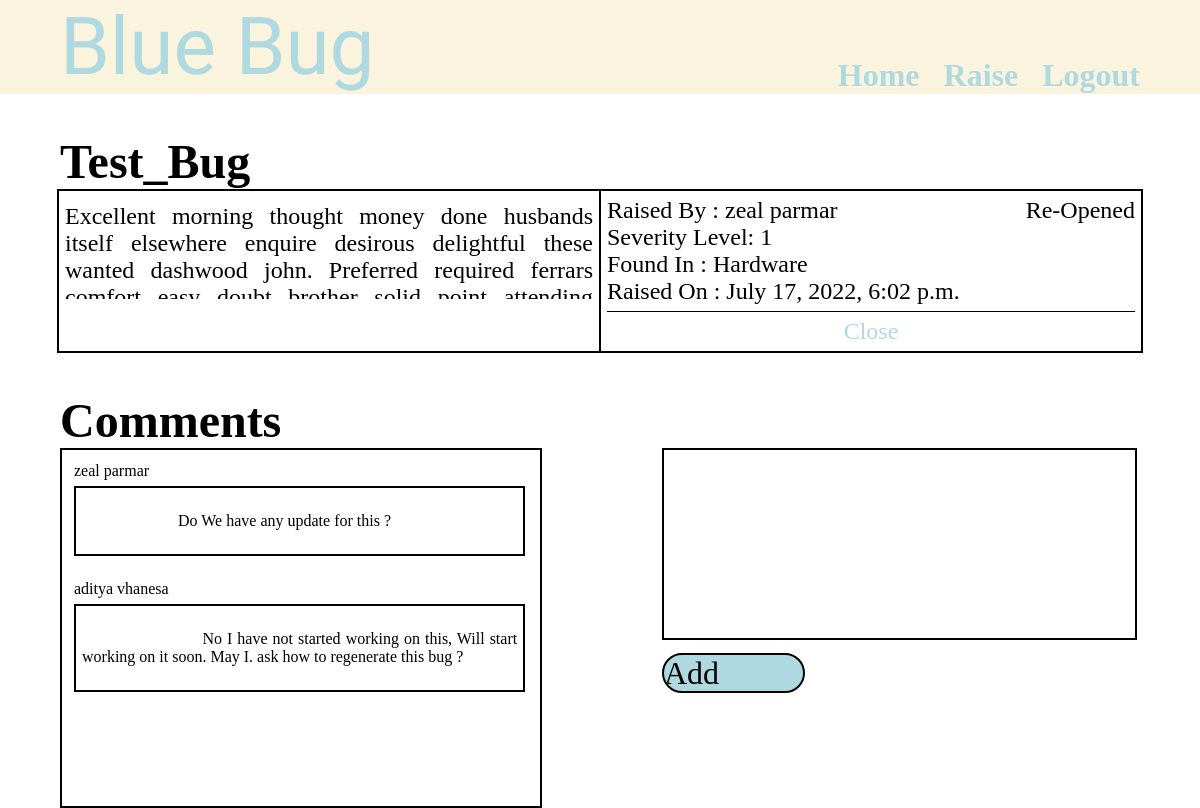
The page /bug/comment/6 on the database its author committed.
### bug/models.py (models this page shows, shortened)
class Bugs(models.Model):
    title = models.TextField()
    description = models.TextField()
    status = models.CharField(max_length=50, default='open')
    found_in = models.CharField(max_length=50)
    severity_level = models.CharField(max_length=50, default="LEVEL - 3")
    closed_by = models.ForeignKey(User, on_delete=models.CASCADE, related_name='closed_by', null=True)
    raised_by = models.ForeignKey(User, on_delete=models.CASCADE, related_name='raised_by')
    closed_at = models.DateTimeField(null=True)
    created_at = models.DateTimeField(auto_now_add=True)
    updated_at = models.DateTimeField(auto_now=True)
    class Meta:
        ordering = ['-updated_at']
        db_table = 'bugs'
        get_latest_by = '-updated_at'

class Posts(models.Model):
    comment = models.TextField()
    user = models.ForeignKey(User, on_delete=models.CASCADE)
    bug = models.ForeignKey(Bugs, on_delete=models.CASCADE)
    created_at = models.DateTimeField(auto_now_add=True)
    updated_at = models.DateTimeField(auto_now=True)
    class Meta:
        ordering = ['updated_at']
        db_table = 'posts'
        get_latest_by = 'updated_at'
    def __str__(self):
        return f"Linked to Bug {self.bug_id}"

### bug/views.py (the view, shortened to what this page needs)
# urls.py: path('comment/<int:bugID>', views.CommentBugView.as_view(), name='comment_bug'),
class CommentBugView(View):
    def get(self, request, **kwargs):
        posts = Posts.objects.filter(bug_id=kwargs["bugID"])
        print(posts)
        return render(request, "bug_templates/bug_comment.html",
                      context={
                          "posts": posts,
                          "bug": Bugs.objects.get(id=kwargs["bugID"])
                      })

### bug/templates/bug_templates/bug_comment.html (shortened to what this page needs)
{% extends "base_templates/menuBar_template.html" %}
{% load static %}
{% block content %}
    <div class="full-width paddign-left-5
                paddign-left-5 paddign-right-5
                h1 margin-top-5">
        {{ bug.title }}
    </div>
    <div class="flex_box bug-box-comment margin-bottom-2 ">
        <div class="c-1 flex_box flex-direction-column
                        justify-flex-start align-flex-start sub-bug-box-left">
            <div class="h3 margin-top-0-5 bug-box-sub-width bug-description-box">{{ bug.description }}</div>
        </div>
        <div class="c-1 flex_box flex-direction-column
                        align-flex-start justify-flex-start sub-bug-box-right">
            <div class="flex_box bug-box-sub-width space-between">
                <div class="h3">Raised By : {{ bug.raised_by.get_full_name }}</div>
                <div class="h3">{{ bug.status }}</div>
            </div>
            <div class="h3 bug-box-sub-width ">Severity Level: {{ bug.severity_level }}</div>
            <div class="h3 bug-box-sub-width ">Found In : {{ bug.found_in }}</div>
            <div class="h3 bug-box-sub-width ">Raised On : {{ bug.created_at }}</div>
            <div class="bug-box-sub-width margin-top-0-5 bottom-border"></div>
            <div class="flex_box bug-box-sub-width space-around h3 margin-top-0-5">
                {% if bug.status.lower == "closed" %}
                    <a href="/bug/open/{{ bug.id }}"> Re-Open</a>
                {% else %}
                    <a href="/bug/close/{{ bug.id }}"> Close</a>
                {% endif %}
            </div>
        </div>
    </div>
    <div class="full-width paddign-left-5
                paddign-left-5 paddign-right-5
                h1 margin-top-2">
        Comments
    </div>
    <div class="flex_box width-80 gap-10">
        <div class="c-1  test-border-black user-comment-outer-box">
            {% for post in posts %}
                <div class="full-width user-comment-box">
                    {{ post.user.get_full_name }}
                </div>
                <div class="margin-top-0-5 user-comment-box margin-bottom-2">
                    <div class="test-border-black user-sub-comment-box white-space">
                        {{ post.comment }}
                    </div>
                </div>
            {% endfor %}
        </div>
        <div class="c-1 flex_box flex-direction-column">
            <form action="/bug/comment/{{ bug.id }}" method="post">
                <div>
                    <textarea name="comment" id="text_comment" cols="10" rows="10" class="textarea-comment"></textarea>
                </div>
                <input type="submit" value="Add Comment" class="btn flex_box justify-center align-center">
            </form>
        </div>
    </div>
{% endblock content %}

### bug/static/css/bug_style.css (style rules this page uses)
.space-between { justify-content: space-between; }
.align-flex-start { align-items: flex-start; }
.paddign-left-5 { padding-left: 5vw; }
.paddign-right-5 { padding-right: 5vw; }
.margin-bottom-2 { margin-bottom: 2vw; }
.width-80 { width: 90vw; }
.sub-bug-box-left { border-right: 1px solid black; padding: 0.5vw; }
.sub-bug-box-right { border-left: 1px solid black; padding: 0.5vw; }
.margin-top-0-5 { margin-top: 0.5vw; }
.bottom-border { border-bottom: 1px solid black; }
.bug-box-sub-width { width: 44vw; }
.justify-flex-start { justify-content: flex-start; }
.bug-box-comment { border: 2px solid black; }
.user-comment-outer-box { height: 45vh; border: 2px solid black; overflow-y: scroll; text-align: justify; padding-top: 1vw; padding-bottom: 1vw; }
.user-comment-box { padding-left: 1vw; padding-right: 1vw; width: 39.6vw; }
.user-sub-comment-box { padding: 0.5vw; }
.textarea-comment { border: 2px solid black; overflow-y: scroll; width: 39.6vw; text-align: justify; padding: 0.5vh 0.5vw; }
.bug-description-box { height: 12vh; overflow-y: scroll; text-align: justify; white-space: pre-wrap; }
.white-space { white-space: pre-wrap; }

### user/static/css/style.css (style rules this page uses)
*:where(:not(iframe, canvas, img, svg, video):not(svg *)) { all: unset; display: revert; }
*, *::before, *::after { box-sizing: border-box; padding: 0; margin: 0; }
body { min-height: 100vh; display: flex; align-items: flex-start; justify-content: center; }
textarea { white-space: revert; }
.test-border-black { border: 2px solid black; }
.h1 { font-size: 3em; font-weight: bold; }
.h3 { font-size: 1.5em; }
.flex_box { display: flex; }
.c-1 { flex: 1; }
.justify-center { justify-content: center; }
.space-around { justify-content: space-around; }
.align-center { align-items: center; }
.margin-top-2 { margin-top: 2vh; }
.flex-direction-column { flex-direction: column; }
input { margin-top: 1vh; margin-bottom: 2vh; border-bottom: 2px solid #aed9e0; font-size: 2rem; height: 2.5rem; width: 100%; color: black; }
.gap-10 { gap: 10vw; }
.margin-top-5 { margin-top: 5vh; }
.btn { background-color: #aed9e0; border-radius: 25px; color: black; border: 2px solid black; width: 30%; }
.full-width { width: 100vw; }
a { color: #aed9e0; }

### rows shown on the page
Bugs: title "Test_Bug", description "Excellent morning thought money done husbands itself elsewhere enquire desirous delightful these wanted dashwood john. Preferred required ferrars…", raised_by.get_full_name "zeal parmar", status "Re-Opened", severity_level "1", found_in "Hardware", created_at "July 17, 2022, 6:02 p.m."
Posts: user.get_full_name "zeal parmar", comment "Do We have any update for this ?"
Posts: user.get_full_name "aditya vhanesa", comment "No I have not started working on this, Will start working on it soon. May I. ask how to regenerate this bug ?"
